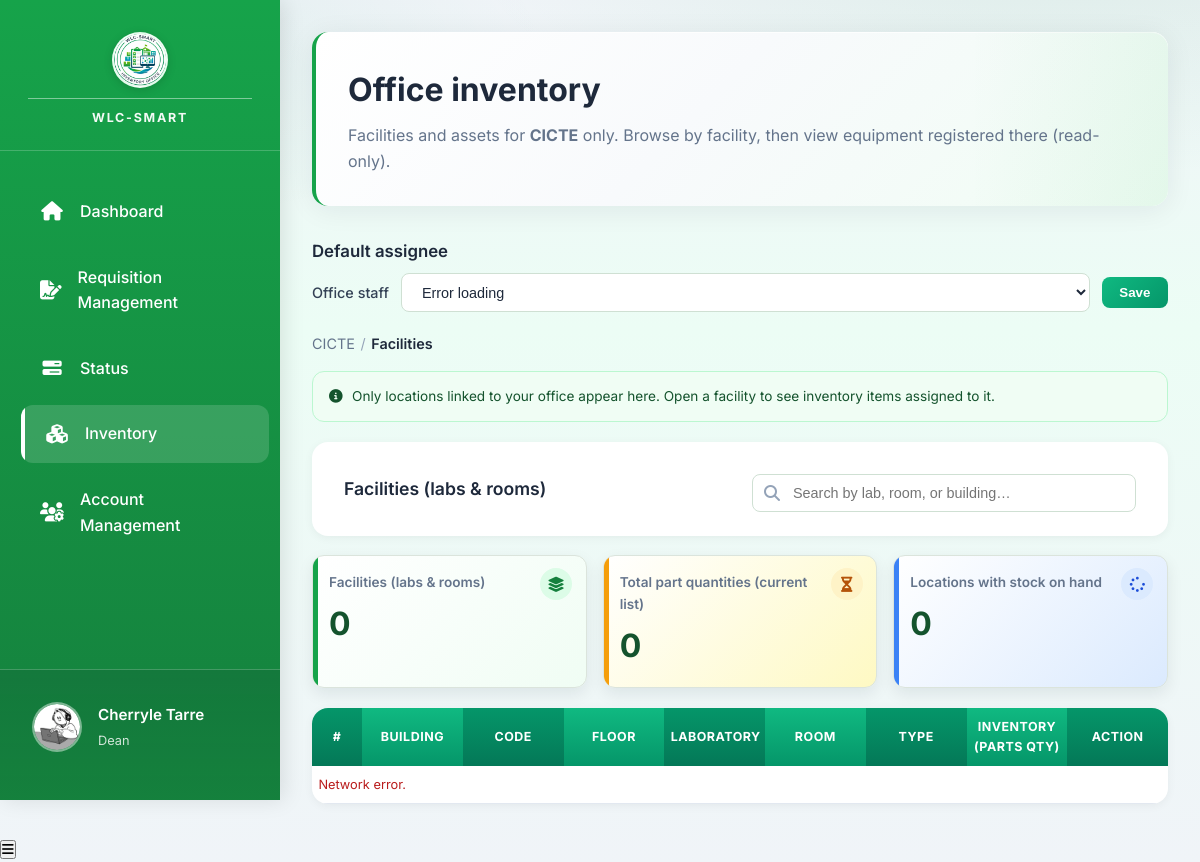
Screenshot of /public/pages/dean_inventory.php (signed in) with the database file from the repository.
### tables this page shows
CREATE TABLE `user` (
  `user_id` int(11) NOT NULL,
  `Email` varchar(191) NOT NULL COMMENT 'Login email (kept as Email for backward compatibility)',
  `password` varchar(255) NOT NULL COMMENT 'Store hashed password (bcrypt/argon2)',
  `role` enum('Inventory Manager','Dean','Laboratory Manager','Comptroller','President','Employee','User','GSD officer') NOT NULL DEFAULT 'User',
  `failed_attempts` tinyint(3) UNSIGNED NOT NULL DEFAULT 0 COMMENT 'Failed login counter',
  `lock_time` datetime DEFAULT NULL COMMENT 'When account lock was triggered',
  `created_at` datetime NOT NULL DEFAULT current_timestamp() COMMENT 'Record creation timestamp',
  `updated_at` datetime NOT NULL DEFAULT current_timestamp() ON UPDATE current_timestamp() COMMENT 'Last profile/account update',
  `deleted_at` datetime DEFAULT NULL COMMENT 'Soft-delete timestamp',
  `office_id` int(11) DEFAULT NULL,
  `photo_url` varchar(500) DEFAULT NULL COMMENT 'Profile photo URL/path',
  `full_name` varchar(150) DEFAULT NULL COMMENT 'User full name for profile/UI',
  `contact_number` varchar(20) DEFAULT NULL COMMENT 'Mobile/telephone number',
  `has_consented` tinyint(1) NOT NULL DEFAULT 0 COMMENT 'Accepted Privacy Notice + T&C',
  `consent_version` varchar(10) DEFAULT NULL COMMENT 'Policy version accepted (e.g., 2026-01)',
  `consent_date` datetime DEFAULT NULL COMMENT 'When consent was given',
  `last_login` datetime DEFAULT NULL COMMENT 'Most recent successful login',
  `account_status` enum('active','disabled','locked') NOT NULL DEFAULT 'active' COMMENT 'Account lifecycle state',
  `password_updated_at` datetime DEFAULT NULL COMMENT 'Last password change date',
  `remember_token` varchar(255) DEFAULT NULL COMMENT 'Persistent-login/session token hash'
);

CREATE TABLE `offices` (
  `office_id` int(11) NOT NULL,
  `office_name` varchar(100) NOT NULL,
  `type` enum('academic','administrative','executive') NOT NULL DEFAULT 'administrative',
  `photo_url` varchar(255) DEFAULT NULL,
  `default_lab_manager_user_id` int(11) DEFAULT NULL
);

### public/pages/dean_inventory.php (the view, shortened to what this page needs)
<?php
$db = Database::connect();
$stmt = $db->prepare('SELECT * FROM user WHERE user_id = ?');
$stmt->execute([$_SESSION['user_id']]);
$currentUser = $stmt->fetch(PDO::FETCH_ASSOC);
$deanOfficeId = $currentUser['office_id'] ?? null;
$stmt = $db->prepare('SELECT `office_name` FROM offices WHERE office_id = ?');
$stmt->execute([$deanOfficeId]);
$dept = $stmt->fetch(PDO::FETCH_ASSOC);
$deptName = $dept['office_name'] ?? 'Unknown Office';
$initialFacilityId = isset($_GET['facility_id']) ? (int) $_GET['facility_id'] : 0;
$username = trim((string)($currentUser['full_name'] ?? ''));
$initials = strtoupper(substr($currentUser['Email'] ?? 'D', 0, 1));
?>
<!DOCTYPE html>
<html lang="en">
<head>
    <link rel="stylesheet" href="../assets/css/dashboard.css">
    <link rel="stylesheet" href="../assets/css/dean_requisition_management.css">
    <link rel="stylesheet" href="../assets/css/dean_inventory.css">
    <link rel="stylesheet" href="../assets/css/loading.css">
    <link rel="stylesheet" href="https://cdnjs.cloudflare.com/ajax/libs/font-awesome/6.5.0/css/all.min.css">
</head>
<body>
<aside class="sidebar" id="sidebar">
    <?php require __DIR__ . '/partials/sidebar_brand_header.php'; ?>
    <nav>
        <ul class="sidebar-nav">
            <li><a href="dean_dashboard.php"><i class="fas fa-home"></i> <span>Dashboard</span></a></li>
            <li><a href="dean_requisition_management.php"><i class="fas fa-file-signature"></i> <span>Requisition Management</span></a></li>
            <li><a href="dean_requisition_status.php"><i class="fas fa-bars-progress"></i> <span>Status</span></a></li>
            <li><a href="dean_inventory.php" class="active"><i class="fas fa-cubes"></i> <span>Inventory</span></a></li>
            <li><a href="dean_account_management.php"><i class="fas fa-users-cog"></i> <span>Account Management</span></a></li>
        </ul>
    </nav>
    <div class="sidebar-footer">
        <div class="user-profile">
            <div class="user-avatar">
                <?php if (!empty($currentUser['photo_url'])): ?>
                    <img src="../<?php echo htmlspecialchars($currentUser['photo_url']); ?>" alt="Profile Photo" class="user-avatar-img">
                <?php else: ?>
                    <div class="user-avatar-initials"><?php echo htmlspecialchars($initials); ?></div>
                <?php endif; ?>
            </div>
            <div class="user-details">
                <h4><?php echo htmlspecialchars($username); ?></h4>
                <p>Dean</p>
            </div>
        </div>
    </div>
</aside>
<main class="main-content dean-inventory-page">
    <div class="page-header management-header">
        <div>
            <h1>Office inventory</h1>
            <p>Facilities and assets for <strong><?php echo htmlspecialchars($deptName); ?></strong> only. Browse by facility, then view equipment registered there (read-only).</p>
        </div>
    </div>
    <section class="dean-inv-panel dean-lab-manager-panel" id="deanLabManagerPanel" aria-labelledby="deanLabManagerHeading">
        <h2 id="deanLabManagerHeading" class="dean-lab-manager-heading">Default assignee</h2>
        <div class="dean-lab-manager-row">
            <label class="dean-lab-manager-label" for="deanLabManagerSelect">Office staff</label>
            <select id="deanLabManagerSelect" class="sort-dropdown dean-lab-manager-select">
                <option value="">Loading…</option>
            </select>
            <button type="button" class="btn-primary dean-lab-manager-save" id="deanLabManagerSave">Save</button>
        </div>
    </section>
    <nav class="dean-inv-breadcrumb" id="deanInvBreadcrumb" aria-label="Breadcrumb"></nav>
    <p class="inventory-hint" role="note">
        <i class="fas fa-info-circle" style="margin-right:0.35rem;"></i>
        Only locations linked to your office appear here. Open a facility to see inventory items assigned to it.
    </p>
    <section class="dean-inv-panel" id="deanFacilitiesSection"<?php echo $initialFacilityId > 0 ? ' hidden' : ''; ?>>
        <div class="filter-section">
            <h3>Facilities (labs &amp; rooms)</h3>
            <div class="search-container dean-inv-search">
                <input type="search" id="deanFacilitySearch" class="search-input" placeholder="Search by lab, room, or building…" autocomplete="off">
            </div>
        </div>
        <div class="summary-grid dean-facilities-summary" id="deanFacilitiesSummary">
            <div class="summary-card">
                <p>Facilities (labs &amp; rooms)</p>
                <h3 id="deanFacilitiesStatCount">0</h3>
            </div>
            <div class="summary-card">
                <p>Total part quantities (current list)</p>
                <h3 id="deanFacilitiesStatParts">0</h3>
            </div>
            <div class="summary-card">
                <p>Locations with stock on hand</p>
                <h3 id="deanFacilitiesStatStocked">0</h3>
            </div>
        </div>
        <div class="table-container">
            <div class="table-wrapper">
                <table>
                    <thead>
                        <tr>
                            <th>#</th>
                            <th>Building</th>
                            <th>Code</th>
                            <th>Floor</th>
                            <th>Laboratory</th>
                            <th>Room</th>
                            <th>Type</th>
                            <th>Inventory (parts qty)</th>
                            <th class="col-action" style="text-align:center;min-width:3.25rem">Action</th>
                        </tr>
                    </thead>
                    <tbody id="deanFacilitiesBody">
                    </tbody>
                </table>
            </div>
        </div>
    </section>
</main>
<button class="mobile-menu-btn" id="mobileMenuBtn" type="button"><i class="fas fa-bars"></i></button>
</body>
</html>

### public/assets/css/dean_requisition_management.css (style rules this page uses)
.management-header { display: flex; justify-content: space-between; align-items: center; gap: 1rem; }
.filter-section { background: white; padding: 1.5rem 2rem; border-radius: 16px; box-shadow: 0 2px 10px rgba(0, 0, 0, 0.05); margin-bottom: 1.2rem; display: flex; align-items: center; justify-content: space-between; flex-wrap: wrap; gap: 1rem; }
.filter-section h3 { margin: 0; font-size: 1.1rem; color: #1e293b; font-weight: 600; min-width: 150px; }
.search-container { position: relative; flex: 1; min-width: 250px; max-width: 360px; }
.summary-grid { display: grid; grid-template-columns: repeat(auto-fit, minmax(180px, 1fr)); gap: 1rem; margin-bottom: 1.25rem; }
.summary-card { position: relative; overflow: hidden; background: linear-gradient(135deg, #ffffff 0%, #f0fdf4 100%); border: 1px solid #dbe4dc; border-radius: 12px; padding: 1rem; box-shadow: 0 6px 16px rgba(15, 23, 42, 0.08); transition: transform 0.18s ease, box-shadow 0.18s ease; }
.summary-card::before { content: ""; position: absolute; left: 0; top: 0; bottom: 0; width: 5px; background: #16a34a; }
.summary-card:nth-child(2) { background: linear-gradient(135deg, #ffffff 0%, #fef9c3 100%); }
.summary-card:nth-child(2)::before { background: #f59e0b; }
.summary-card:nth-child(3) { background: linear-gradient(135deg, #ffffff 0%, #dbeafe 100%); }
.summary-card:nth-child(3)::before { background: #3b82f6; }
.summary-card:not(:has(.summary-card-icon))::after { font-family: "Font Awesome 6 Free"; font-weight: 900; position: absolute; right: 0.85rem; top: 0.75rem; width: 32px; height: 32px; border-radius: 999px; display: inline-flex; align-items: center; justify-content: center; font-size: 0.95rem; background: #dcfce7; color: #15803d; content: "\f5fd"; }
.summary-card:nth-child(2):not(:has(.summary-card-icon))::after, .summary-card:nth-child(2) .summary-card-icon { background: #fef3c7; color: #b45309; content: "\f252"; }
.summary-card:nth-child(3):not(:has(.summary-card-icon))::after, .summary-card:nth-child(3) .summary-card-icon { background: #dbeafe; color: #1d4ed8; content: "\f110"; }
.summary-card p { font-size: 0.85rem; color: #64748b; font-weight: 600; padding-right: 2.2rem; }
.summary-card h3 { font-size: 2rem; color: #14532d; margin-top: 0.3rem; letter-spacing: -0.02em; }
.search-input, .status-filter, .modal-body select, .modal-body textarea { border: 1px solid #cfe0d3; border-radius: 8px; padding: 0.55rem 0.7rem; font-size: 0.9rem; }
.search-input { width: 100%; min-width: 280px; padding: 0.6rem 0.75rem 0.6rem 2.5rem; }
.sort-dropdown { padding: 0.6rem 1rem; border: 1px solid #cfe0d3; border-radius: 8px; background-color: white; color: #1e293b; cursor: pointer; font-weight: 500; font-size: 0.9rem; }

### public/assets/css/dean_inventory.css (style rules this page uses)
.dean-inventory-page .table-wrapper table { table-layout: fixed; width: 100%; }
.dean-inventory-page .table-wrapper thead th:first-child, .dean-inventory-page .table-wrapper tbody td:first-child { max-width: 50px; width: 50px; box-sizing: border-box; }
.dean-inventory-page .table-wrapper tbody td.col-action, .dean-inventory-page .table-wrapper thead th.col-action { text-align: center; vertical-align: middle; white-space: nowrap; }
.dean-inventory-page .inventory-hint { margin: 0 0 1.25rem; padding: 0.85rem 1rem; background: #f0fdf4; border: 1px solid #bbf7d0; border-radius: 12px; color: #14532d; font-size: 0.85rem; }
.dean-lab-manager-panel { margin-bottom: 1.25rem; }
.dean-lab-manager-heading { margin: 0 0 0.5rem; font-size: 1.05rem; font-weight: 600; }
.dean-lab-manager-row { display: flex; flex-wrap: wrap; align-items: center; gap: 0.75rem; }
.dean-lab-manager-label { font-size: 0.9rem; font-weight: 500; color: #334155; }
.dean-lab-manager-select { min-width: 16rem; flex: 1 1 12rem; }
.dean-lab-manager-save { padding: 0.5rem 1.1rem; border-radius: 8px; border: none; cursor: pointer; font-weight: 600; background: linear-gradient(135deg, #10b981, #059669); color: #fff; }
.dean-inv-breadcrumb { margin: 0 0 1rem; font-size: 0.9rem; color: #64748b; display: flex; flex-wrap: wrap; align-items: center; gap: 0.25rem 0.35rem; }
.dean-inv-search { max-width: 24rem; margin-top: 0.5rem; }

### rows the page displays
user: photo_url (picture), full_name "Cherryle Tarre"
offices: office_name "CICTE"
